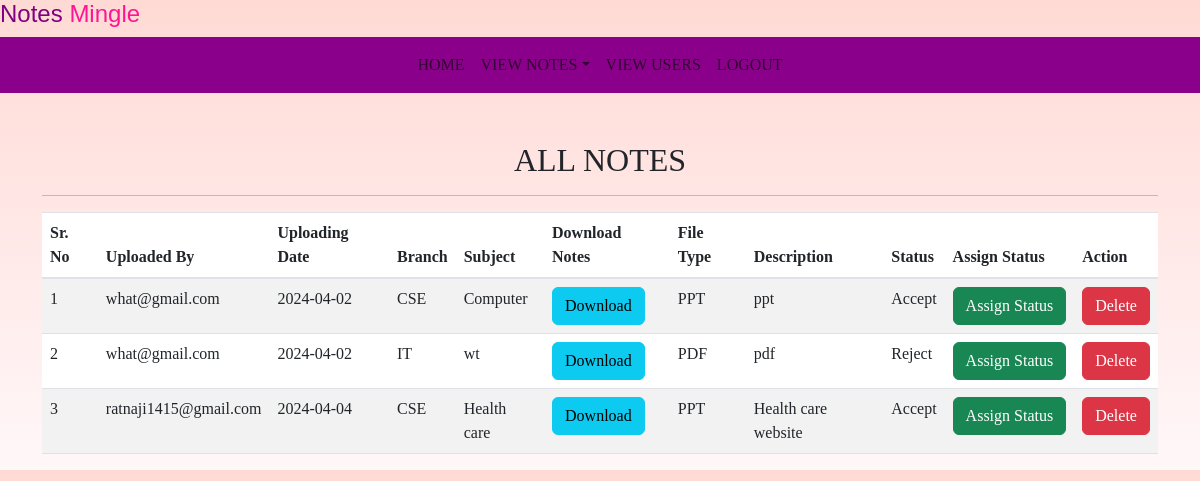
Page /all_notes (signed in) on the committed database.
### Notes/models.py (models this page shows, shortened)
class Notes(models.Model):
    user = models.ForeignKey(User, on_delete=models.CASCADE)
    uploadingdate = models.CharField(max_length=30)
    branch = models.CharField(max_length=30)
    subject = models.CharField(max_length=30)
    notesfile = models.FileField(null=True)
    filetype = models.CharField(max_length=30)
    description = models.CharField(max_length=200, null=True)
    status = models.CharField(max_length=15, null=True)

### Notes/views.py (the view)
# urls.py: path('all_notes',all_notes,name='all_notes'),
def all_notes(request):
    if not request.user.is_authenticated:
        return redirect('adminlogin')
    notes = Notes.objects.all()
    d={'notes':notes}
    return render(request,'all_notes.html',d)

### Notes/templates/all_notes.html (shortened to what this page needs)
{% extends 'admin_nav.html'%}
{% block body%}
{% load static%}
<link rel="stylesheet" href="https://cdnjs.cloudflare.com/ajax/libs/twitter-bootstrap/5.3.0/css/bootstrap.min.css">
<link rel="stylesheet" href="https://cdn.datatables.net/2.0.3/css/dataTables.bootstrap5.css">
<div class="container mt-5">
    <h2 class="text-center">ALL NOTES</h2>
    <hr>
    <table id="example" class="table table-striped" style="width:100%">
        <thead>
        <tr>
            <th>Sr. No</th>
            <th>Uploaded By</th>
            <th>Uploading Date</th>
            <th>Branch</th>
            <th>Subject</th>
            <th>Download Notes</th>
            <th>File Type</th>
            <th>Description</th>
            <th>Status</th>
            <th>Assign Status</th>
            <th>Action</th>
        </tr>
        </thead>
        <tbody>
        {% for i in notes %}
        <tr>
            <td>{{forloop.counter}}</td>
            <td>{{i.user.username}}</td>
            <td>{{i.uploadingdate}}</td>
            <td>{{i.branch}}</td>
            <td>{{i.subject}}</td>
            <td><a href="{{i.notesfile.url}}" class="btn btn-info" download>Download</a></td>
            <td>{{i.filetype}}</td>
            <td>{{i.description}}</td>
            <td>{{i.status}}</td>
            <td><a href="{% url 'assign_status' i.id %}" class="btn btn-success" >Assign&nbsp;Status</a></td>
            <td><a href="{% url 'delete_notes' i.id %}" class="btn btn-danger" onclick="return confirm('Are you sure?')">Delete</a></td>
        </tr>
        {% endfor %}
        </tbody>
    </table>
</div>
{% endblock %}

### Notes/templates/admin_nav.html (shortened to what this page needs)
<!DOCTYPE html>
<html lang="en">
<head>
  {% load static%}
  <link rel="stylesheet" href="https://maxcdn.bootstrapcdn.com/bootstrap/4.3.1/css/bootstrap.min.css">
  <link rel="stylesheet" href="https://use.fontawesome.com/releases/v5.6.3/css/all.css">
  <link rel="stylesheet" href="{% static 'css/mystyle.css'%}">
</head>
<body>
<marquee class="blink" behavior="alternate" scrollamount="12"><h4 class="nav-scroll" style="padding:3%, font-size:25px, font-style:italic,"><span style="color:purple">Notes</span><span style="color:deeppink"> Mingle</span></h4></marquee>
<nav class="navbar navbar-expand-sm justify-content-center" style= "background-color : darkmagenta">
<ul class="navbar-nav">
  <li class="navbar-item">
    <a class="nav-link" href="{% url 'admin_home' %}">HOME</a>
  </li>
  <li class="nav-item dropdown">
    <a class="nav-link dropdown-toggle" href="#" data-toggle="dropdown">VIEW NOTES</a>
  </li>
  <li class="navbar-item">
    <a class="nav-link" href="{% url 'view_users' %}">VIEW USERS</a>
  </li>
  <li class="navbar-item">
    <a class="nav-link" href="{% url 'logout' %}">LOGOUT</a>
  </li>
</ul>
</nav>
</body>
</html>
{%block body%}
{%endblock%}

### Notes/static/css/mystyle.css (style rules this page uses)
.nav-link { color:white; }
.blink { animation: blinker 1.5s linear infinite; font-family: sans-serif; }

### Notes/templates/all_notes.html (style rules this page uses)
* { padding:0; margin:0; box-sizing:border-box; }
body { font-family:'outfit'; background:linear-gradient(#ffdad5,#fff7f9); }

### rows in the picture
Notes: user.username "what@gmail.com", uploadingdate "2024-04-02", branch "CSE", subject "Computer", filetype "PPT", description "ppt", status "Accept"
Notes: user.username "what@gmail.com", uploadingdate "2024-04-02", branch "IT", subject "wt", filetype "PDF", description "pdf", status "Reject"
Notes: user.username "ratnaji1415@gmail.com", uploadingdate "2024-04-04", branch "CSE", subject "Health care", filetype "PPT", description "Health care website", status "Accept"
